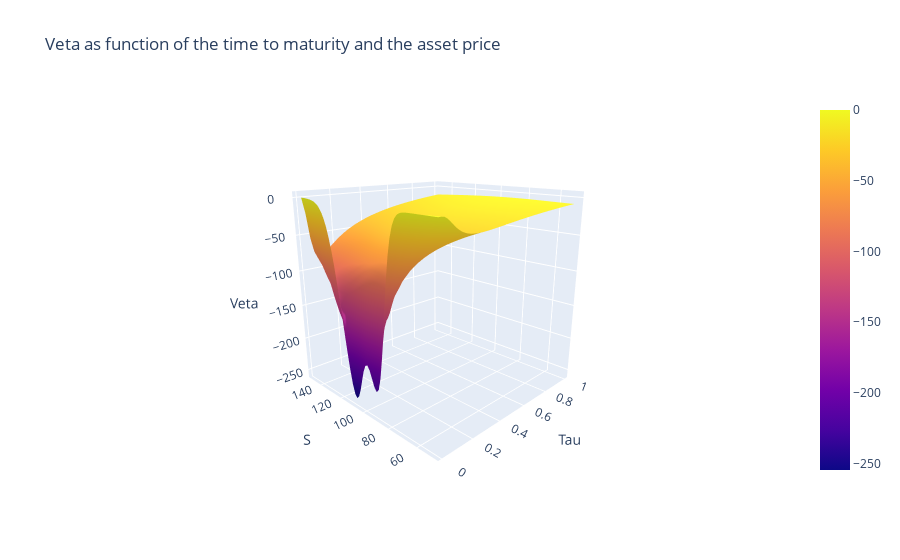

The notebook cell this image was saved under:
### Code cell
layout = go.Layout(title='Veta as function of the time to maturity and the asset price', 
                   scene = dict(xaxis_title = 'Tau', yaxis_title = 'S', zaxis_title = 'Veta', 
                                camera_eye = dict(x=-1.6, y=-1.6, z=0.7)))

fig = go.Figure(data=[go.Surface(z=Veta, x=Tau_grid, y=S_grid)], layout=layout)

# interactive plot
iplot(fig)

plot(fig, filename='Veta.html')

### Figure 1 — Plotly figure (JSON) as saved in the notebook; plotly's stock layout.template omitted (floating-point values rounded to 4 significant figures; data arrays with more than 128 entries replaced by an {"elided": "..."} marker saying what was removed)
{"data": [{"type": "surface", "x": [0.01, 0.02678, 0.04356, 0.06034, 0.07712, 0.0939, 0.1107, 0.1275, 0.1442, 0.161, 0.1778, 0.1946, 0.2114, 0.2281, 0.2449, 0.2617, 0.2785, 0.2953, 0.312, 0.3288, 0.3456, 0.3624, 0.3792, 0.3959, 0.4127, 0.4295, 0.4463, 0.4631, 0.4798, 0.4966, 0.5134, 0.5302, 0.5469, 0.5637, 0.5805, 0.5973, 0.6141, 0.6308, 0.6476, 0.6644, 0.6812, 0.698, 0.7147, 0.7315, 0.7483, 0.7651, 0.7819, 0.7986, 0.8154, 0.8322, 0.849, 0.8658, 0.8825, 0.8993, 0.9161, 0.9329, 0.9497, 0.9664, 0.9832, 1], "y": [50, 51.69, 53.39, 55.08, 56.78, 58.47, 60.17, 61.86, 63.56, 65.25, 66.95, 68.64, 70.34, 72.03, 73.73, 75.42, 77.12, 78.81, 80.51, 82.2, 83.9, 85.59, 87.29, 88.98, 90.68, 92.37, 94.07, 95.76, 97.46, 99.15, 100.8, 102.5, 104.2, 105.9, 107.6, 109.3, 111.0, 112.7, 114.4, 116.1, 117.8, 119.5, 121.2, 122.9, 124.6, 126.3, 128.0, 129.7, 131.4, 133.1, 134.7, 136.4, 138.1, 139.8, 141.5, 143.2, 144.9, 146.6, 148.3, 150.0], "z": {"elided": "60x60 float values"}}], "layout": {"scene": {"camera": {"eye": {"x": -1.6, "y": -1.6, "z": 0.7}}, "xaxis": {"title": {"text": "Tau"}}, "yaxis": {"title": {"text": "S"}}, "zaxis": {"title": {"text": "Veta"}}}, "title": {"text": "Veta as function of the time to maturity and the asset price"}}}
